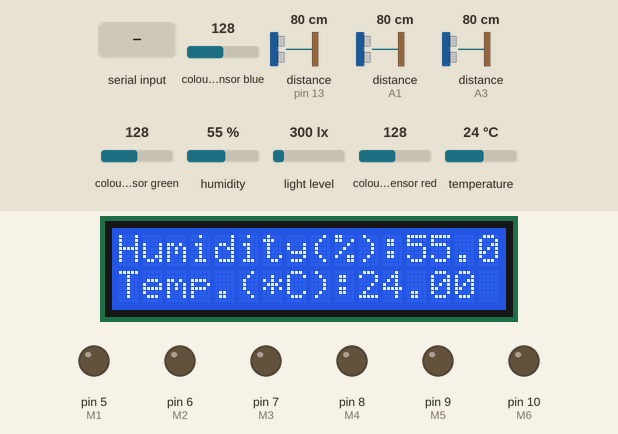
Simulated run of this sketch. Board: Arduino Uno, built with avr-gcc and run on an emulated ATmega328P. Parts: 16×2 character LCD, output pins drawn as LEDs (lit = HIGH). The inputs (shaded band) are chosen by the test bench; at power-on: distance to the obstacle (sensors on pin 13, A1, A3) 80 cm, colour sensor blue 128, colour sensor green 128, humidity 55 %, light level 300 lx, colour sensor red 128, temperature 24 °C. The echo pulse lasts 58.3 µs per cm; pins used as bus, display or sensor lines are not drawn; what the sketch prints to the serial monitor is not drawn.

Above: at 1.7 s.
1.8 s: "E" received over the second serial link
At 2.5 s:
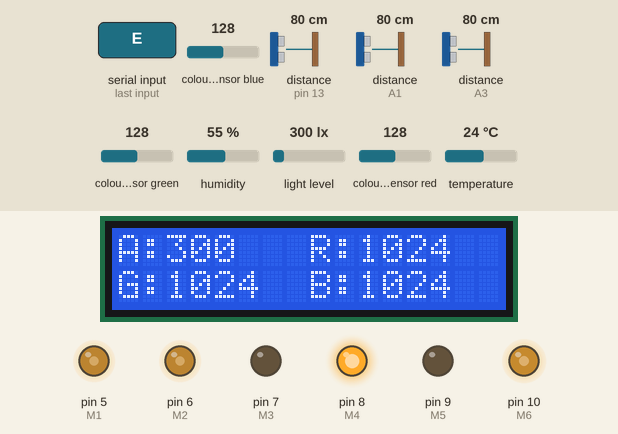
7.2 s: distance to the obstacle (sensor on pin 13) set to 23 cm
8.9 s: distance to the obstacle (sensor on pin 13) set to 18 cm
At 10.3 s:
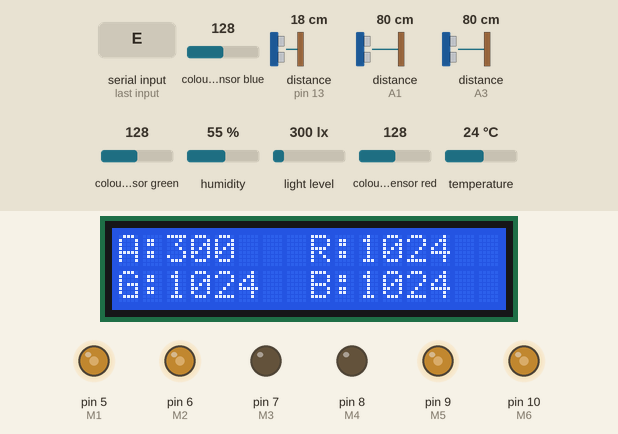
14.1 s: distance to the obstacle (sensor on A1) set to 23 cm
21.0 s: distance to the obstacle (sensor on A1) set to 19 cm
At 24.9 s:
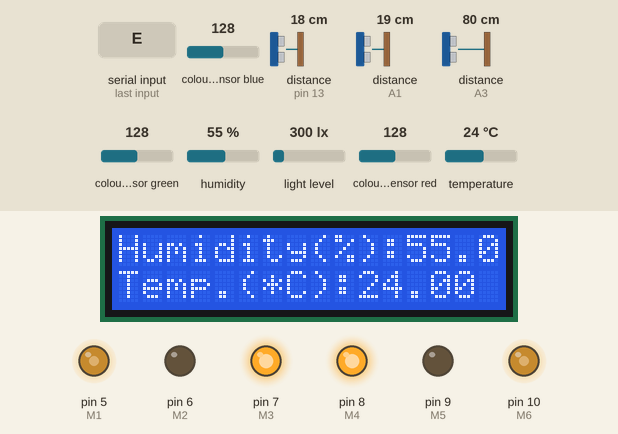
26.8 s: colour sensor blue set to 5
At 29.4 s:
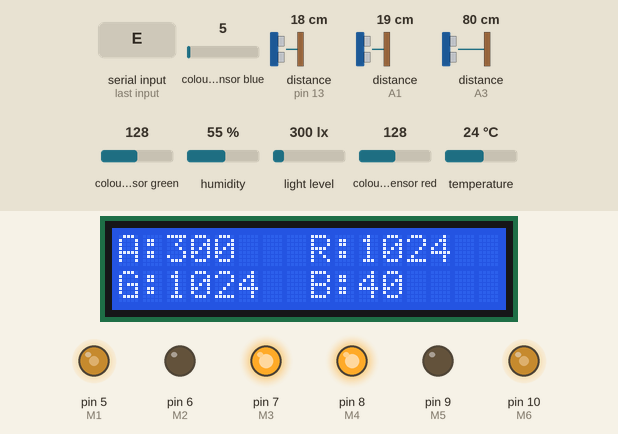
Timing chart, 0 to 30.9 s (numbered marks = the images above; inputs shaded):
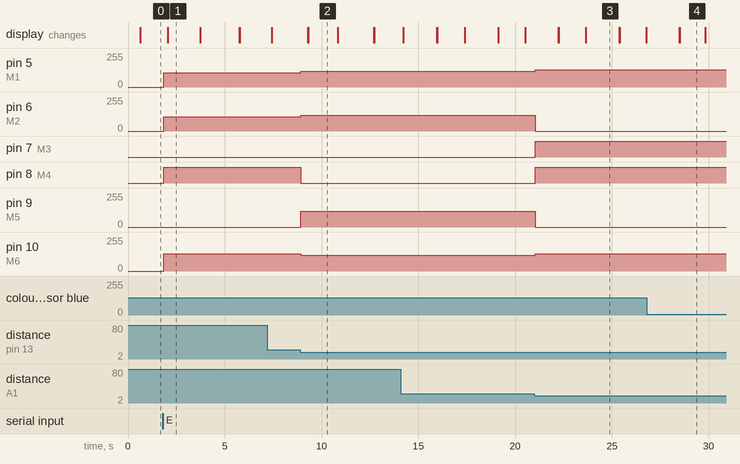

The sketch:

ble_car.ino
```cpp
/*
Project link:
https://github.com/vic9112/MarsRover/
*/
#include <DHT.h>
#include <DHT_U.h>
#include <LiquidCrystal_I2C.h>
#include <SoftwareSerial.h>
#include <Wire.h>
#include <SparkFun_APDS9960.h>

SoftwareSerial bluetooth(3,11); // RX, TX
LiquidCrystal_I2C lcd (0x27, 16, 2);
DHT dht(4, DHT11);
char t;
int trigPinR = A0;    // 超音波感測器 Trig腳接 Arduino pin 11
int echoPinR = A1;    // 超音波感測器 Echo 腳接 Arduino pin 12
int trigPinL = 12;    // 超音波感測器 Trig腳接 Arduino pin 11
int echoPinL = 13;    // 超音波感測器 Echo 腳接 Arduino pin 12
int trigPinM = A2;    // 超音波感測器 Trig腳接 Arduino pin 11
int echoPinM = A3;    // 超音波感測器 Echo 腳接 Arduino pin 12

long durationR, cmR, durationL, cmL, durationM, cmM;  //宣告計算距離時，需要用到的兩個實數

#define M1 5
#define M2 6
#define M3 7
#define M4 8
#define M5 9
#define M6 10

#define auto_spd 128
#define mnul_spd 128
#define distance 22
bool auto_mode = false;
bool turn = true;

// Global Variables
SparkFun_APDS9960 apds = SparkFun_APDS9960();
uint16_t ambient_light = 0;
uint16_t red_light = 0;
uint16_t green_light = 0;
uint16_t blue_light = 0;

void setup()
{
  Serial.begin(9600);
  // BLE
  bluetooth.begin(9600);
  pinMode(M1,OUTPUT);
  pinMode(M2,OUTPUT);
  pinMode(M3,OUTPUT);
  pinMode(M4,OUTPUT);
  pinMode(M5,OUTPUT);
  pinMode(M6,OUTPUT);

  pinMode(trigPinR, OUTPUT);      //Arduino 對外啟動距離感測器Trig腳，射出超音波
  pinMode(echoPinR, INPUT);       //超音波被障礙物反射後，Arduino讀取感測器Echo腳的時間差
  pinMode(trigPinL, OUTPUT);      //Arduino 對外啟動距離感測器Trig腳，射出超音波
  pinMode(echoPinL, INPUT);
  pinMode(trigPinM, OUTPUT);      //Arduino 對外啟動距離感測器Trig腳，射出超音波
  pinMode(echoPinM, INPUT);       //超音波被障礙物反射後，Arduino讀取感測器Echo腳的時間差

  // DHT & LCD
  dht.begin();
  lcd.init() ;
  lcd.backlight();
   // Initialize APDS-9960 (configure I2C and initial values)
  if ( apds.init() ) {
    Serial.println(F("APDS-9960 initialization complete"));
  } else {
    Serial.println(F("Something went wrong during APDS-9960 init!"));
  }

  // Start running the APDS-9960 light sensor (no interrupts)
  if ( apds.enableLightSensor(false) ) {
    Serial.println(F("Light sensor is now running"));
  } else {
    Serial.println(F("Something went wrong during light sensor init!"));
  }

  // Wait for initialization and calibration to finish
  delay(500);
}

int cnt = 0;
void loop() {
  // Humidity & Temperature

  float H = dht.readHumidity();
  float T = dht.readTemperature();

  if(cnt<40){
      lcd.setCursor(0, 0);
      lcd.print("Humidity(%):");
      lcd.setCursor(12, 0);
      lcd.print(H);
      lcd.setCursor(0, 1);
      lcd.print("Temp.(*C):");
      lcd.setCursor(10, 1); lcd.print(T);
      cnt++;
    }
  else if(cnt==40){lcd.clear();
        cnt++;
      if (  !apds.readAmbientLight(ambient_light) ||
        !apds.readRedLight(red_light) ||
        !apds.readGreenLight(green_light) ||
        !apds.readBlueLight(blue_light) ) {
    Serial.println("Error reading light values");
  } else {
    Serial.print("Ambient: ");
    Serial.print(ambient_light);
    Serial.print(" Red: ");
    Serial.print(red_light);
    Serial.print(" Green: ");
    Serial.print(green_light);
    Serial.print(" Blue: ");
    Serial.println(blue_light);
  }
  }
  else if(cnt<80){
      lcd.setCursor(0, 0);
      lcd.print("A:");
      lcd.print(ambient_light);
      lcd.setCursor(8, 0);
      lcd.print("R:");
      lcd.print(red_light);
      lcd.setCursor(0, 1);
      lcd.print("G:");
      lcd.print(green_light);
      lcd.setCursor(8, 1);
      lcd.print("B:");
      lcd.print(blue_light);
      cnt++;
    }
  else{
      cnt=0;
    }


  // Bluetooth Control
  if(bluetooth.available() > 0) {
    t = bluetooth.read();
    Serial.println(t);
  }

  if(t=='E'){
    auto_mode = true;
  }

  if(t=='G' or t=='g'){
    auto_mode = false;
  }

  if(auto_mode) {
    if(t=='G' or t=='g'){
      auto_mode = !auto_mode;
    }
    digitalWrite(trigPinR, LOW);
    delayMicroseconds(5);
    digitalWrite(trigPinR, HIGH);
    delayMicroseconds(10);
    digitalWrite(trigPinR, LOW);
    pinMode(echoPinR, INPUT);
    durationR = pulseIn(echoPinR, HIGH);
    cmR = (durationR/2) / 29.1;

    digitalWrite(trigPinL, LOW);
    delayMicroseconds(5);
    digitalWrite(trigPinL, HIGH);
    delayMicroseconds(10);
    digitalWrite(trigPinL, LOW);
    pinMode(echoPinL, INPUT);
    durationL = pulseIn(echoPinL, HIGH);
    cmL = (durationL/2) / 29.1;

    digitalWrite(trigPinM, LOW);
    delayMicroseconds(5);
    digitalWrite(trigPinM, HIGH);
    delayMicroseconds(10);
    digitalWrite(trigPinM, LOW);
    pinMode(echoPinM, INPUT);
    durationM = pulseIn(echoPinM, HIGH);
    cmM = (durationM/2) / 29.1;
    // Turn Right
    if (cmM < distance && cmL < distance){
      analogWrite(M1,auto_spd-10);
      analogWrite(M2,auto_spd-10);
      analogWrite(M3,0);
      analogWrite(M4,0);
      analogWrite(M5,auto_spd-10);
      analogWrite(M6,auto_spd-10);
    // Turn Left
    } else if (cmM < distance && cmR < distance){
      analogWrite(M1,auto_spd);
      analogWrite(M2,0);
      analogWrite(M3,auto_spd);
      analogWrite(M4,auto_spd);
      analogWrite(M5,0);
      analogWrite(M6,auto_spd);
    // Backward
    } else if (cmM < distance) {
      analogWrite(M1,mnul_spd);
      analogWrite(M2,0);
      analogWrite(M3,mnul_spd);
      analogWrite(M4,0);
      analogWrite(M5,mnul_spd);
      analogWrite(M6,mnul_spd);

    // Turn Left
    } else if (cmR < distance){
      analogWrite(M1,auto_spd);
      analogWrite(M2,0);
      analogWrite(M3,auto_spd);
      analogWrite(M4,auto_spd);
      analogWrite(M5,0);
      analogWrite(M6,auto_spd);
    // Turn Right
    } else if(cmL < distance){
      analogWrite(M1,auto_spd-10);
      analogWrite(M2,auto_spd-10);
      analogWrite(M3,0);
      analogWrite(M4,0);
      analogWrite(M5,auto_spd-10);
      analogWrite(M6,auto_spd-10);
    // Go Straight
    } else {
      analogWrite(M1,auto_spd-20);
      analogWrite(M2,auto_spd-20);
      analogWrite(M3,0);
      analogWrite(M4,auto_spd);
      analogWrite(M5,0);
      analogWrite(M6,auto_spd);
    }

    Serial.print("cmR: ");
    Serial.print(cmR);
    Serial.print(", cmL: ");
    Serial.print(cmL);
    Serial.print(", cmM: ");
    Serial.println(cmM);
  } else {
    switch(t) {
      case 'A':
        {  //move forward
          analogWrite(M1,mnul_spd);
          analogWrite(M2,mnul_spd);
          analogWrite(M3,0);
          analogWrite(M4,mnul_spd);
          analogWrite(M5,0);
          analogWrite(M6,mnul_spd);
        }
      break;

      case 'C':
        {  //move backward
          analogWrite(M1,mnul_spd);
          analogWrite(M2,0);
          analogWrite(M3,mnul_spd);
          analogWrite(M4,0);
          analogWrite(M5,mnul_spd);
          analogWrite(M6,mnul_spd);
        }
      break;

      case 'B':
        {  //move right
          analogWrite(M1,mnul_spd);
          analogWrite(M2,mnul_spd);
          analogWrite(M3,0);
          analogWrite(M4,0);
          analogWrite(M5,mnul_spd);
          analogWrite(M6,mnul_spd);
        }
      break;

      case 'D':
        {  //move left
          analogWrite(M1,mnul_spd);
          analogWrite(M2,0);
          analogWrite(M3,mnul_spd);
          analogWrite(M4,mnul_spd);
          analogWrite(M5,0);
          analogWrite(M6,mnul_spd);
        }
      break;

      case 0:
        {  // Stop
          digitalWrite(M1,LOW);
          digitalWrite(M2,LOW);
          digitalWrite(M3,LOW);
          digitalWrite(M4,LOW);
          digitalWrite(M5,LOW);
          digitalWrite(M6,LOW);
        }
      break;
    }
  }
}
```

Measured:
- the behaviour switches between 22 and 21 cm on distance to the obstacle (sensor on pin 13) (found by bisection; images 1 and 2)
- the behaviour switches between 22 and 21 cm on distance to the obstacle (sensor on A1) (found by bisection; images 2 and 3)
- after the input at 1.8 s, pin 5 (M1), pin 6 (M2): 0/255 → 108/255 at once; pin 8 (M4): LOW → HIGH at once; pin 10 (M6): 0/255 → 128/255 at once
- after the input at 8.9 s, pin 5 (M1), pin 6 (M2): 108/255 → 118/255 at once; pin 8 (M4): HIGH → LOW at once; pin 9 (M5): 0/255 → 118/255 at once; pin 10 (M6): 128/255 → 118/255 at once
- after the input at 21.0 s, pin 5 (M1), pin 10 (M6): 118/255 → 128/255 at once; pin 6 (M2), pin 9 (M5): 118/255 → 0/255 at once; pin 7 (M3), pin 8 (M4): LOW → HIGH at once
- what the display in image 1 shows lasts 1.6 s, from 2.1 s to 3.7 s
- what the display in image 2 shows lasts 1.5 s, from 9.3 s to 10.8 s
